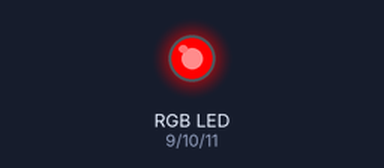
Bench run of a sketch on a simulated Arduino Uno, built with avr-gcc and run on an emulated ATmega328P. On the bench: an RGB LED mixed from three pins (HIGH = lit).

Above: at 0.5 s.
At 1.5 s:
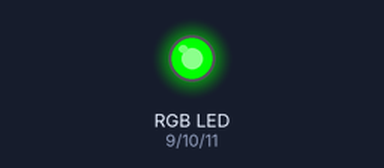
At 2.5 s:
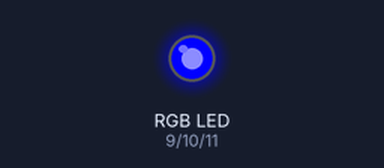
At 3.5 s:
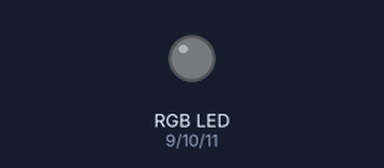
Timing chart, 0 to 5.2 s (numbered marks = the images above):
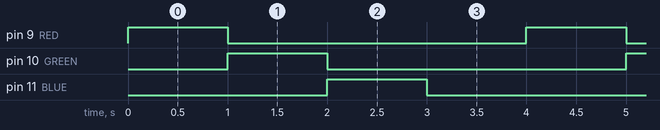

Measured:
- by itself, pin 9 (RED), pin 10 (GREEN), pin 11 (BLUE): alternates HIGH for 1.0 s and LOW for 3.0 s
- by itself, everything shown: repeats every 4.0 s, in 4 steps

The sketch:

rgb1.ino
```cpp
/*
Example for Embedded RGB LED in 9-in-1 Expansion Board for Arduino Uno.
By: RoboticX Team
*/

#define RED 9
#define GREEN 10
#define BLUE 11

void setup() {
  // Set pins D9, D10, and D11 as output (Based on kit specs)
  pinMode(RED, OUTPUT);
  pinMode(GREEN, OUTPUT);
  pinMode(BLUE, OUTPUT);
}

void loop() {
  // Set the RGB LED to red
  digitalWrite(RED, HIGH);
  digitalWrite(GREEN, LOW);
  digitalWrite(BLUE, LOW);

  // Delay for 1 second
  delay(1000);

  // Set the RGB LED to green
  digitalWrite(RED, LOW);
  digitalWrite(GREEN, HIGH);
  digitalWrite(BLUE, LOW);

  // Delay for 1 second
  delay(1000);

  // Set the RGB LED to blue
  digitalWrite(RED, LOW);
  digitalWrite(GREEN, LOW);
  digitalWrite(BLUE, HIGH);

  // Delay for 1 second
  delay(1000);

  // Turn off the RGB LED
  digitalWrite(RED, LOW);
  digitalWrite(GREEN, LOW);
  digitalWrite(BLUE, LOW);

  // Delay for 1 second
  delay(1000);
}
```
